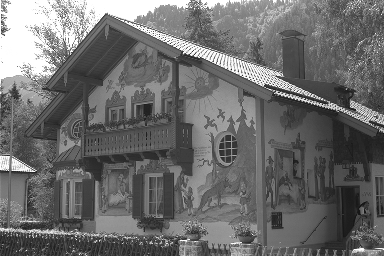
%> input picture lab8/house.tif, 384 x 256 px
$ octave lab8.m   (GNU Octave 9; MATLAB toolbox functions it lacks are replaced by stand-ins)
%> lines starting %> are read from the running program, lines starting %| are printed output that depends on the picture; in (x1, y1, x2, y2) boxes, pixels count from 0 and x2, y2 are one past the last pixel; in counts of white or black regions, pixels touching at a corner belong together; the program's own positions count from 1
### lab8/fidelity.m
function fid=fidelity(f,b)
% a
f = 255*(f/255).^2.2;
b = 255*(b/255).^2.2;

h = zeros(7);
theta_sq = 2;
for i = -3:3
    for j = -3:3
        h(i+4,j+4) = exp(-(i^2+j^2)/(2*theta_sq));
    end
end
h = h/sum(h(:));
f = imfilter(f,h);
b = imfilter(b,h);
% c
f = 255*(f/255).^(1/3);
b = 255*(b/255).^(1/3);

[rowf,colf] = size(f);
square = (f-b).^2;
fid = sqrt(1/(rowf*colf) * sum(square(:)));
end

### lab8/lab8.m
clear all
% [99 lines of commented-out code are left out]

%% 5.1
% 1
house = imread('house.tif');
%> house is the input picture: size 256x384 uint8; min 18, max 255, mean 108.5
house = double(house);
%> house: size 256x384 double
ls_version = 255*(house/255).^2.2;
[rowh,colh] = size(house);
%> rowh = 256; colh = 384
output = zeros(rowh,colh);
% 2,3,4,5
T = 127; % threshold
for i = 1:rowh-1
    for j = 2:colh-1
        if ls_version(i,j) > T
            output(i,j) = 255;
            error = ls_version(i,j) - output(i,j);
        else
            output(i,j) = 0;
            error = ls_version(i,j) - output(i,j);
        end
        ls_version(i,j+1) = 7/16*error + ls_version(i,j+1);
        ls_version(i+1,j-1) = 3/16*error + ls_version(i+1,j-1);
        ls_version(i+1,j) = 5/16*error + ls_version(i+1,j);
        ls_version(i+1,j+1) = 1/16*error + ls_version(i+1,j+1);
    end
end
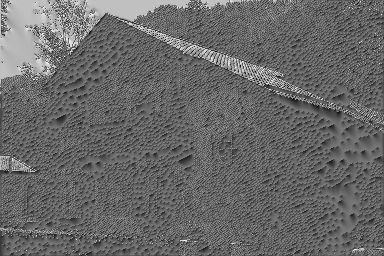
%> ls_version: size 256x384 double; min -93.52, max 367.2, mean 96.1; drawn with min black and max white
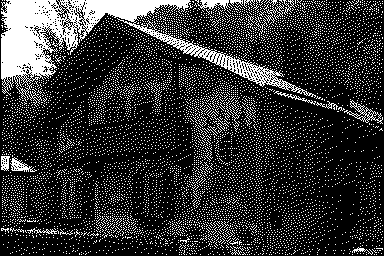
%> output: size 256x384 double; 20% white; 8321 white regions (8301 under 20 px), largest, box (x1, y1, x2, y2) and area: (1, 0, 316, 107) 7874, (344, 100, 383, 124) 202, (195, 0, 230, 11) 201
%> after the loop, error = 56.15
figure()
imshow(output)
truesize
imwrite(output,'5.tiff')

square = (output-house).^2;
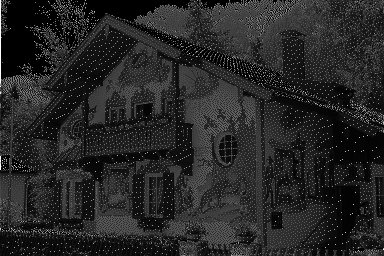
%> square: size 256x384 double; min 0, max 65025, mean 9839.1; drawn with min black and max white
RMSE = sqrt(1/(rowh*colh) * sum(square(:)));
%> RMSE = 99.19
fid = fidelity(house,output);
%> in fidelity, `f = imfilter(f,h);`:
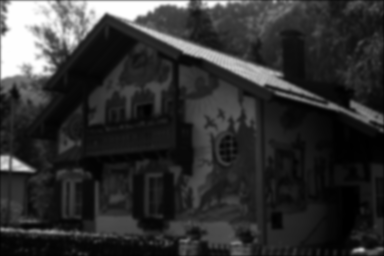
%> f: size 256x384 double; min 2.04, max 255, mean 51.2; drawn with min black and max white
%> in fidelity, `f = 255*(f/255).^(1/3);`:
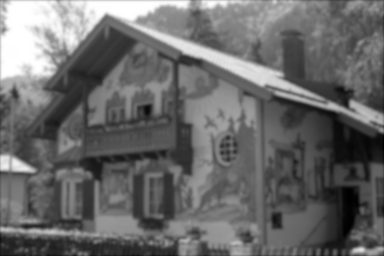
%> f: size 256x384 double; min 50.97, max 255, mean 135.8; drawn with min black and max white
%> in fidelity, `b = 255*(b/255).^(1/3);`:
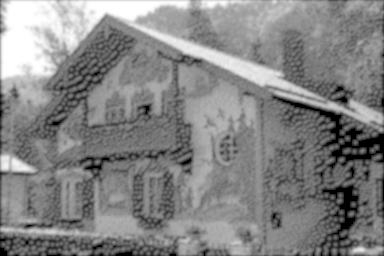
%> b: size 256x384 double; min 0, max 255, mean 133; drawn with min black and max white
%> in fidelity, `square = (f-b).^2;`:
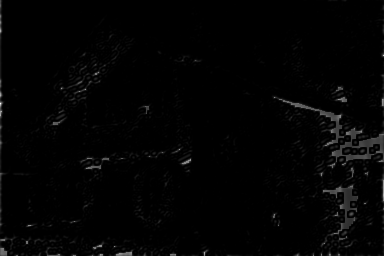
%> square: size 256x384 double; min 0, max 14527.5, mean 200; drawn with min black and max white
%> in fidelity, `fid = sqrt(1/(rowf*colf) * sum(square(:)));`: fid = 14.14
%> fid = 14.14
